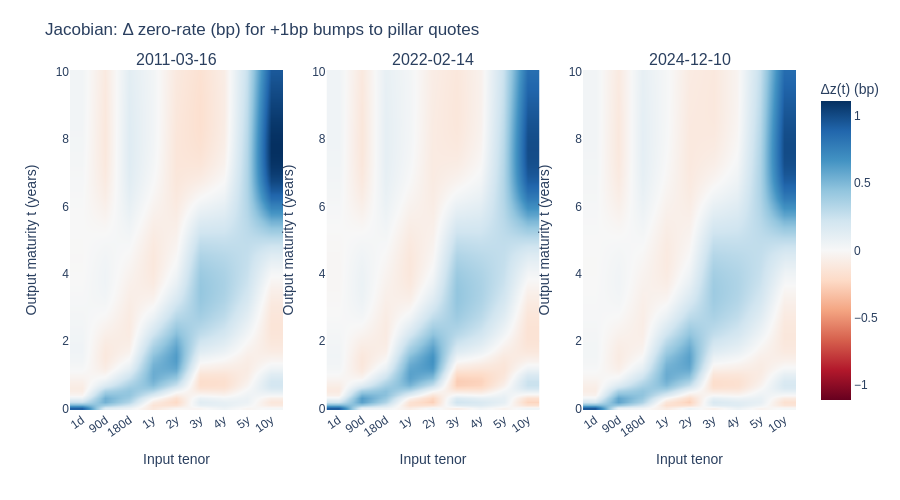

Notebook cell for this chart:
### Markdown cell above
Now we compute the Jacobian of the implied zero rates with respect to the input swap rates. We can see whether each pillar quote produces a *local and sensible* influence on the zero curve (e.g., short-tenor bumps affecting mostly the short end, longer tenors driving the long end).

### Code cell
t_grid = np.linspace(1/360, 10.0, 100)
fig = plot_jacobian(model, test_market_rates_df, t_grid=t_grid, dates=dates)
fig.show()

### Figure 1 — Plotly figure (JSON) as saved in the notebook; plotly's stock layout.template omitted (floating-point values rounded to 4 significant figures; data arrays with more than 128 entries replaced by an {"elided": "..."} marker saying what was removed)
{"data": [{"coloraxis": "coloraxis", "hovertemplate": "t=%{y:.3f}y<br>pillar=%{x}<br>Δz(t)=%{z:.3f} bp (per +1bp bump)<extra></extra>", "type": "heatmap", "x": ["1d", "90d", "180d", "1y", "2y", "3y", "4y", "5y", "10y"], "xaxis": "x", "y": [0.002778, 0.1038, 0.2047, 0.3057, 0.4067, 0.5077, 0.6087, 0.7097, 0.8106, 0.9116, 1.013, 1.114, 1.215, 1.316, 1.417, 1.518, 1.618, 1.719, 1.82, 1.921, 2.022, 2.123, 2.224, 2.325, 2.426, 2.527, 2.628, 2.729, 2.83, 2.931, 3.032, 3.133, 3.234, 3.335, 3.436, 3.537, 3.638, 3.739, 3.84, 3.941, 4.042, 4.143, 4.244, 4.345, 4.446, 4.547, 4.648, 4.749, 4.85, 4.951, 5.052, 5.153, 5.254, 5.355, 5.456, 5.557, 5.658, 5.759, 5.86, 5.961, 6.062, 6.163, 6.264, 6.365, 6.466, 6.567, 6.668, 6.769, 6.87, 6.971, 7.072, 7.173, 7.273, 7.374, 7.475, 7.576, 7.677, 7.778, 7.879, 7.98, 8.081, 8.182, 8.283, 8.384, 8.485, 8.586, 8.687, 8.788, 8.889, 8.99, 9.091, 9.192, 9.293, 9.394, 9.495, 9.596, 9.697, 9.798, 9.899, 10.0], "yaxis": "y", "z": {"elided": "100x9 float values"}, "zmax": 1.111, "zmid": 0, "zmin": -1.111, "zsmooth": "best"}, {"coloraxis": "coloraxis", "hovertemplate": "t=%{y:.3f}y<br>pillar=%{x}<br>Δz(t)=%{z:.3f} bp (per +1bp bump)<extra></extra>", "type": "heatmap", "x": ["1d", "90d", "180d", "1y", "2y", "3y", "4y", "5y", "10y"], "xaxis": "x2", "y": [0.002778, 0.1038, 0.2047, 0.3057, 0.4067, 0.5077, 0.6087, 0.7097, 0.8106, 0.9116, 1.013, 1.114, 1.215, 1.316, 1.417, 1.518, 1.618, 1.719, 1.82, 1.921, 2.022, 2.123, 2.224, 2.325, 2.426, 2.527, 2.628, 2.729, 2.83, 2.931, 3.032, 3.133, 3.234, 3.335, 3.436, 3.537, 3.638, 3.739, 3.84, 3.941, 4.042, 4.143, 4.244, 4.345, 4.446, 4.547, 4.648, 4.749, 4.85, 4.951, 5.052, 5.153, 5.254, 5.355, 5.456, 5.557, 5.658, 5.759, 5.86, 5.961, 6.062, 6.163, 6.264, 6.365, 6.466, 6.567, 6.668, 6.769, 6.87, 6.971, 7.072, 7.173, 7.273, 7.374, 7.475, 7.576, 7.677, 7.778, 7.879, 7.98, 8.081, 8.182, 8.283, 8.384, 8.485, 8.586, 8.687, 8.788, 8.889, 8.99, 9.091, 9.192, 9.293, 9.394, 9.495, 9.596, 9.697, 9.798, 9.899, 10.0], "yaxis": "y2", "z": {"elided": "100x9 float values"}, "zmax": 1.111, "zmid": 0, "zmin": -1.111, "zsmooth": "best"}, {"coloraxis": "coloraxis", "hovertemplate": "t=%{y:.3f}y<br>pillar=%{x}<br>Δz(t)=%{z:.3f} bp (per +1bp bump)<extra></extra>", "type": "heatmap", "x": ["1d", "90d", "180d", "1y", "2y", "3y", "4y", "5y", "10y"], "xaxis": "x3", "y": [0.002778, 0.1038, 0.2047, 0.3057, 0.4067, 0.5077, 0.6087, 0.7097, 0.8106, 0.9116, 1.013, 1.114, 1.215, 1.316, 1.417, 1.518, 1.618, 1.719, 1.82, 1.921, 2.022, 2.123, 2.224, 2.325, 2.426, 2.527, 2.628, 2.729, 2.83, 2.931, 3.032, 3.133, 3.234, 3.335, 3.436, 3.537, 3.638, 3.739, 3.84, 3.941, 4.042, 4.143, 4.244, 4.345, 4.446, 4.547, 4.648, 4.749, 4.85, 4.951, 5.052, 5.153, 5.254, 5.355, 5.456, 5.557, 5.658, 5.759, 5.86, 5.961, 6.062, 6.163, 6.264, 6.365, 6.466, 6.567, 6.668, 6.769, 6.87, 6.971, 7.072, 7.173, 7.273, 7.374, 7.475, 7.576, 7.677, 7.778, 7.879, 7.98, 8.081, 8.182, 8.283, 8.384, 8.485, 8.586, 8.687, 8.788, 8.889, 8.99, 9.091, 9.192, 9.293, 9.394, 9.495, 9.596, 9.697, 9.798, 9.899, 10.0], "yaxis": "y3", "z": {"elided": "100x9 float values"}, "zmax": 1.111, "zmid": 0, "zmin": -1.111, "zsmooth": "best"}], "layout": {"annotations": [{"font": {"size": 16}, "showarrow": false, "text": "2011-03-16", "x": 0.1467, "xanchor": "center", "xref": "paper", "y": 1, "yanchor": "bottom", "yref": "paper"}, {"font": {"size": 16}, "showarrow": false, "text": "2022-02-14", "x": 0.5, "xanchor": "center", "xref": "paper", "y": 1, "yanchor": "bottom", "yref": "paper"}, {"font": {"size": 16}, "showarrow": false, "text": "2024-12-10", "x": 0.8533, "xanchor": "center", "xref": "paper", "y": 1, "yanchor": "bottom", "yref": "paper"}], "coloraxis": {"cmax": 1.111, "cmid": 0, "cmin": -1.111, "colorbar": {"title": {"text": "Δz(t) (bp)"}}, "colorscale": [[0, "rgb(103,0,31)"], [0.1, "rgb(178,24,43)"], [0.2, "rgb(214,96,77)"], [0.3, "rgb(244,165,130)"], [0.4, "rgb(253,219,199)"], [0.5, "rgb(247,247,247)"], [0.6, "rgb(209,229,240)"], [0.7, "rgb(146,197,222)"], [0.8, "rgb(67,147,195)"], [0.9, "rgb(33,102,172)"], [1, "rgb(5,48,97)"]]}, "font": {"family": "Arial", "size": 12}, "height": 500, "margin": {"b": 90, "l": 70, "r": 40, "t": 70}, "title": {"text": "Jacobian: Δ zero-rate (bp) for +1bp bumps to pillar quotes"}, "xaxis": {"anchor": "y", "automargin": true, "categoryarray": ["1d", "90d", "180d", "1y", "2y", "3y", "4y", "5y", "10y"], "categoryorder": "array", "domain": [0, 0.2933], "gridcolor": "rgba(0,0,0,0.15)", "showgrid": true, "tickangle": -35, "tickfont": {"size": 12}, "title": {"text": "Input tenor"}, "type": "category"}, "xaxis2": {"anchor": "y2", "automargin": true, "categoryarray": ["1d", "90d", "180d", "1y", "2y", "3y", "4y", "5y", "10y"], "categoryorder": "array", "domain": [0.3533, 0.6467], "gridcolor": "rgba(0,0,0,0.15)", "showgrid": true, "tickangle": -35, "tickfont": {"size": 12}, "title": {"text": "Input tenor"}, "type": "category"}, "xaxis3": {"anchor": "y3", "automargin": true, "categoryarray": ["1d", "90d", "180d", "1y", "2y", "3y", "4y", "5y", "10y"], "categoryorder": "array", "domain": [0.7067, 1], "gridcolor": "rgba(0,0,0,0.15)", "showgrid": true, "tickangle": -35, "tickfont": {"size": 12}, "title": {"text": "Input tenor"}, "type": "category"}, "yaxis": {"anchor": "x", "domain": [0, 1], "title": {"text": "Output maturity t (years)"}}, "yaxis2": {"anchor": "x2", "domain": [0, 1], "title": {"text": "Output maturity t (years)"}}, "yaxis3": {"anchor": "x3", "domain": [0, 1], "title": {"text": "Output maturity t (years)"}}}}
